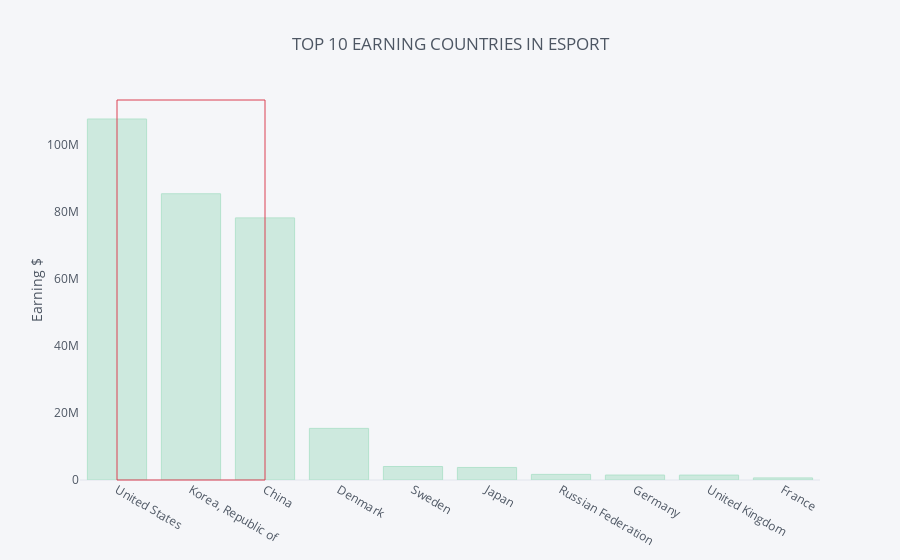

This figure's notebook cell:
### Markdown cell above
### Top 10 earning countries
- Three countries: United States, Korea and China are maintaining a highest earning in Esport.
- The fourth earning country is Denmark but it is still byfar to the third position China.

### Code cell
# Top 10 earning countries
d = df.groupby('Top_Country')['Top_Country_Earnings'].sum().nlargest(10)
d.iplot(kind='bar',
        colorscale='pastel2',
        showgrid=False,
        title="TOP 10 EARNING COUNTRIES IN ESPORT",
        yTitle="Earning $",
        mode="lines+markers",
        vspan=dict(x0=d.index[0], x1=d.index[2]))

### Figure 1 — Plotly figure (JSON) as saved in the notebook; plotly's stock layout.template omitted (floating-point values rounded to 4 significant figures)
{"data": [{"marker": {"color": "rgba(179, 226, 205, 0.6)", "line": {"color": "rgba(179, 226, 205, 1.0)", "width": 1}}, "name": "Top_Country_Earnings", "orientation": "v", "text": "", "type": "bar", "x": ["United States", "Korea, Republic of", "China", "Denmark", "Sweden", "Japan", "Russian Federation", "Germany", "United Kingdom", "France"], "y": [107700000.0, 85410000.0, 78210000.0, 15400000.0, 4031000.0, 3747000.0, 1675000.0, 1475000.0, 1461000.0, 624100.0]}], "layout": {"legend": {"bgcolor": "#F5F6F9", "font": {"color": "#4D5663"}}, "paper_bgcolor": "#F5F6F9", "plot_bgcolor": "#F5F6F9", "shapes": [{"line": {"color": "#db4052", "dash": "solid", "width": 1}, "type": "rect", "x0": "United States", "x1": "China", "xref": "x", "y0": 0, "y1": 1, "yref": "paper"}], "title": "TOP 10 EARNING COUNTRIES IN ESPORT", "titlefont": {"color": "#4D5663"}, "xaxis": {"gridcolor": "#E1E5ED", "showgrid": false, "tickfont": {"color": "#4D5663"}, "title": "", "titlefont": {"color": "#4D5663"}, "zerolinecolor": "#E1E5ED"}, "yaxis": {"gridcolor": "#E1E5ED", "showgrid": false, "tickfont": {"color": "#4D5663"}, "title": "Earning $", "titlefont": {"color": "#4D5663"}, "zerolinecolor": "#E1E5ED"}}}
